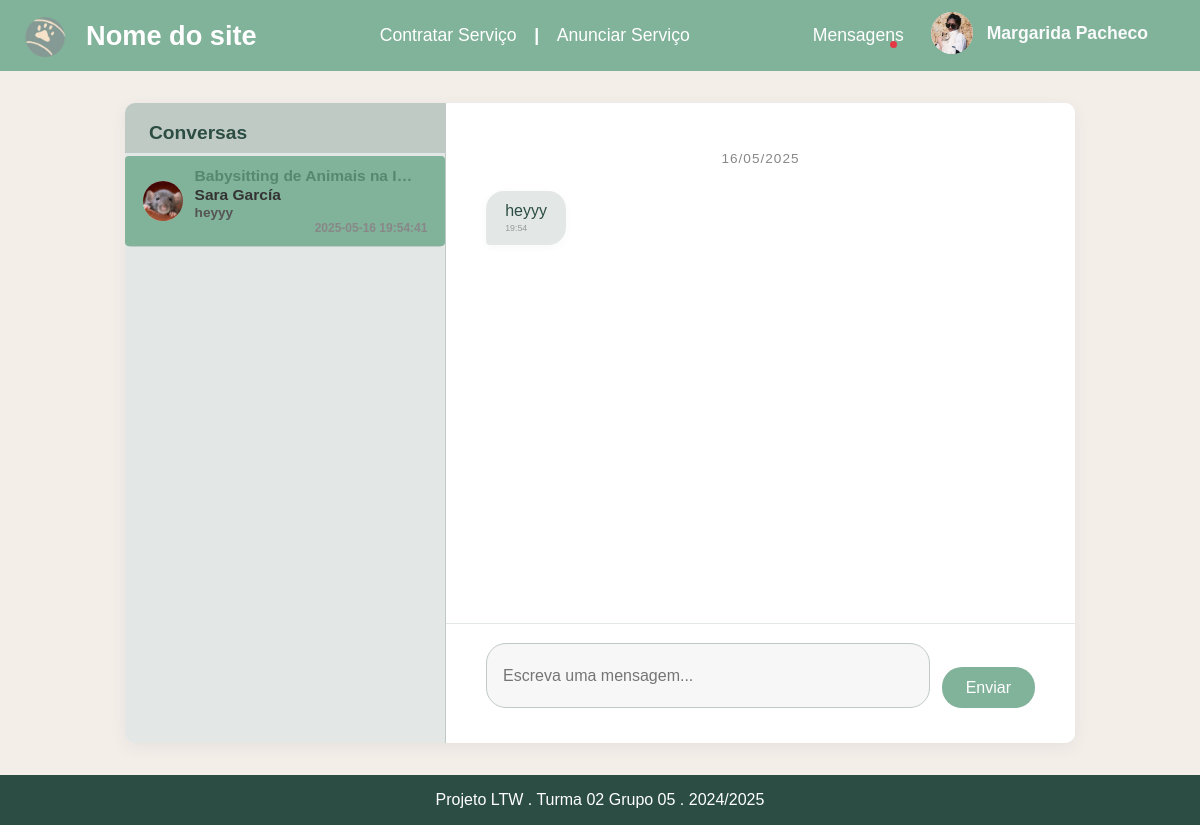
The page /pages/messages.php?ad=29&to=28 (signed in) on the database its author committed.
### tables this page shows
CREATE TABLE Ads (
    ad_id INTEGER PRIMARY KEY,
    username NVARCHAR(40) NOT NULL,
    title NVARCHAR(100) NOT NULL,
    description TEXT NOT NULL,
    image_path NVARCHAR(255),
    price DECIMAL(10,2) NOT NULL,
    price_period NVARCHAR(20) NOT NULL,
    created_at TIMESTAMP DEFAULT CURRENT_TIMESTAMP,
    FOREIGN KEY (username) REFERENCES Users(username) ON DELETE CASCADE
);

CREATE TABLE Messages (message_id INTEGER PRIMARY KEY AUTOINCREMENT, from_user_id REFERENCES Users (user_id) ON DELETE CASCADE ON UPDATE CASCADE, to_user_id REFERENCES Users (user_id) ON DELETE CASCADE ON UPDATE CASCADE, text TEXT, sent_at TIMESTAMP DEFAULT (CURRENT_TIMESTAMP), is_read BOOLEAN DEFAULT (0), ad_id REFERENCES Ads (ad_id));

### pages/messages.php (called while the page is built, shortened)
<?php
require_once('../templates/layout.php');
require_once('../templates/messages.php');
$db = getDatabaseConnection();
$currentUserId = $_SESSION['user_id'];
$selectedAdId = isset($_GET['ad']) ? intval($_GET['ad']) : null;
$selectedUserId = isset($_GET['to']) ? intval($_GET['to']) : null;
$stmt = $db->prepare('
    SELECT DISTINCT
        CASE
            WHEN from_user_id = :user_id THEN to_user_id
            ELSE from_user_id
        END AS user_id,
        u.username,
        u.name,
        u.profile_photo,
        a.ad_id,
        a.title AS ad_title,
        (SELECT text FROM Messages m2 WHERE (m2.from_user_id = :user_id OR m2.to_user_id = :user_id) AND m2.ad_id = a.ad_id AND (m2.from_user_id = u.user_id OR m2.to_user_id = u.user_id) ORDER BY m2.sent_at DESC LIMIT 1) AS last_message,
        (SELECT sent_at FROM Messages m2 WHERE (m2.from_user_id = :user_id OR m2.to_user_id = :user_id) AND m2.ad_id = a.ad_id AND (m2.from_user_id = u.user_id OR m2.to_user_id = u.user_id) ORDER BY m2.sent_at DESC LIMIT 1) AS last_time
    FROM Messages m
    JOIN Users u ON u.user_id = CASE WHEN m.from_user_id = :user_id THEN m.to_user_id ELSE m.from_user_id END
    JOIN Ads a ON a.ad_id = m.ad_id
    WHERE m.from_user_id = :user_id OR m.to_user_id = :user_id
    ORDER BY last_time DESC
');
$stmt->execute([':user_id' => $currentUserId]);
$chats = $stmt->fetchAll(PDO::FETCH_ASSOC);
$messages = [];
if ($selectedAdId && $selectedUserId) {
    $stmt = $db->prepare('
        SELECT * FROM Messages
        WHERE ad_id = ? AND ((from_user_id = ? AND to_user_id = ?) OR (from_user_id = ? AND to_user_id = ?))
        ORDER BY sent_at ASC
    ');
    $stmt->execute([$selectedAdId, $currentUserId, $selectedUserId, $selectedUserId, $currentUserId]);
    $messages = $stmt->fetchAll(PDO::FETCH_ASSOC);
}
drawMensagens($chats, $messages, $selectedAdId, $selectedUserId);
?>

### templates/messages.php (the view, shortened to what this page needs)
<link rel="stylesheet" href="../stylesheets/style.css">
<?php function drawMensagens(array $chats, array $messages, ?int $selectedAdId, ?int $selectedUserId): void { ?>
<div class="chat-container">
  <aside class="chat-list">
    <h2>Conversas</h2>
    <ul>
      <?php foreach ($chats as $chat): ?>
        <li class="<?= $selectedAdId === $chat['ad_id'] && $selectedUserId === $chat['user_id'] ? 'active' : '' ?>">
          <a class="profile-link<?= ($selectedAdId == $chat['ad_id'] && $selectedUserId == $chat['user_id']) ? ' active' : '' ?>"
             href="../pages/messages.php?ad=<?= htmlspecialchars((string)$chat['ad_id']) ?>&to=<?= htmlspecialchars((string)$chat['user_id']) ?>">
            <div style="display: flex; align-items: center; gap: 12px;">
              <img src="<?= htmlspecialchars(str_replace('./', '../', $chat['profile_photo'] ?? '../resources/default_profile.png')) ?>" alt="Foto de perfil" style="width:40px; height:40px; border-radius:50%; object-fit:cover; background:#e0e0e0;">
              <div style="flex:1;">
                <strong><?= htmlspecialchars($chat['ad_title']) ?></strong>
                <div style="font-size:0.97em; color:#333;">
                  <?= htmlspecialchars($chat['name']) ?> <span style="color:#81B29A;"></span>
                </div>
                <div class="chat-last-message"><?= htmlspecialchars($chat['last_message']) ?></div>
                <div class="chat-last-time"><?= htmlspecialchars($chat['last_time']) ?></div>
              </div>
            </div>
          </a>
        </li>
      <?php endforeach; ?>
    </ul>
  </aside>
  <section class="chat-messages">
    <?php if ($selectedAdId && $selectedUserId): ?>
      <div class="messages-list">
        <?php
          $lastDate = null;
        ?>
        <?php foreach ($messages as $i => $msg):
          $msgDate = (new DateTime($msg['sent_at']))->format('d/m/Y');
          $msgHour = (new DateTime($msg['sent_at']))->format('H:i');
          if ($msgDate !== $lastDate):
        ?>
          <div class="message-date-header"><?= htmlspecialchars($msgDate) ?></div>
        <?php
            $lastDate = $msgDate;
          endif;
        ?>
          <div class="message <?= $msg['from_user_id'] == $_SESSION['user_id'] ? 'sent' : 'received' ?>">
            <span><?= htmlspecialchars($msg['text']) ?></span>
            <div class="message-time"><?= htmlspecialchars($msgHour) ?></div>
          </div>
        <?php endforeach; ?>
      </div>
      <form class="send-message-form" action="../actions/action_sendMessage.php" method="post">
        <input type="text" name="message" placeholder="Escreva uma mensagem..." required autocomplete="off">
        <button type="submit">Enviar</button>
      </form>
    <?php else: ?>
      <div class="no-chat-selected">Selecione uma conversa para começar</div>
    <?php endif; ?>
  </section>
</div>
<?php } ?>

### stylesheets/style.css (style rules this page uses)
body { font-family: sans-serif; margin: 0; padding: 0; background-color: #f4eee9; color: #333; height: 100%; display: flex; flex-direction: column; }
a { text-decoration: none; color:white; }
button[type="submit"] { margin-top: 1.5em; }
.profile-link { display: inline-block; margin-top: 8px; padding: 8px 18px; background-color: #81B29A; color: #fff !important; border-radius: 4px; font-weight: bold; text-decoration: none; transition: background 0.2s; }
.chat-container { display: flex; height: 80vh; max-height: 700px; background: #f7f7f7; border-radius: 10px; box-shadow: 0 4px 16px rgba(44, 77, 67, 0.07); overflow: hidden; margin: 2rem auto; max-width: 950px; }
.chat-list { width: 320px; background: #e3e7e5; border-right: 1px solid #c0cac5; padding: 0; display: flex; flex-direction: column; overflow-y: auto; }
.chat-list h2 { padding: 1.2rem 1.5rem 0.5rem 1.5rem; margin: 0; font-size: 1.2rem; color: #2b4d43; background: #c0cac5; border-bottom: 1px solid #c0cac5; }
.chat-list ul { list-style: none; margin: 3px 0 0 0; padding: 0; display: flex; flex-direction: column; gap: 2px; }
.chat-list li { border-bottom: 1px solid #c0cac5; margin: 0; padding: 0; background: #e3e7e5; min-height: 54px; border-radius: 6px; }
.chat-list a.profile-link { display: block; padding: 0.7rem 1.1rem; color: #2b4d43; text-decoration: none; transition: background 0.2s; margin: 0; }
.chat-list .ad-title, .chat-list strong { font-size: 0.97em; font-weight: 600; color: #568870; margin-bottom: 0; line-height: 1.2; white-space: nowrap; overflow: hidden; text-overflow: ellipsis; max-width: 220px; display: block; }
.chat-list .chat-last-message { font-size: 0.85em; color: #555; margin-top: 0.1em; white-space: nowrap; overflow: hidden; text-overflow: ellipsis; }
.chat-list .chat-last-time { font-size: 0.75em; color: #888; margin-top: 0.05em; text-align: right; margin-left: auto; min-width: 48px; }
.chat-messages { flex: 1; display: flex; flex-direction: column; background: #fff; padding: 0; position: relative; min-width: 0; }
.messages-list { flex: 1; overflow-y: auto; padding: 2rem 2.5rem 1rem 2.5rem; display: flex; flex-direction: column; gap: 1.1rem; }
.message { max-width: 65%; padding: 0.7em 1.2em; border-radius: 18px; font-size: 1em; position: relative; word-break: break-word; box-shadow: 0 2px 8px rgba(44, 77, 67, 0.04); }
.message.received { align-self: flex-start; background: #e3e7e5; color: #2b4d43; border-bottom-left-radius: 4px; }
.message-time { font-size: 0.55em; opacity: 0.8; margin-top: 0.4em; display: block; clear: both; }
.message.received .message-time { color: #888; text-align: left; float: none; margin-right: 0; margin-left: 0; }
.message-date-header { text-align: center; font-size: 0.85em; color: #888; margin: 1.2em 0 0.5em 0; font-weight: normal; letter-spacing: 1px; }
.send-message-form { display: flex; gap: 0.7em; padding: 1.2rem 2.5rem; border-top: 1px solid #e3e7e5; background: #fff; }
.send-message-form input[type="text"] { flex: 1; padding: 0.7em 1em; border: 1px solid #c0cac5; border-radius: 20px; font-size: 1em; outline: none; background: #f7f7f7; }
.send-message-form button { background: #81B29A; color: #fff; border: none; border-radius: 20px; padding: 0.7em 1.5em; font-size: 1em; cursor: pointer; transition: background 0.2s; }

### rows shown on the page
ads: title "Babysitting de Animais na I…", name "Sara García", last_message "heyyy", last_time "2025-05-16 19:54:41"
messages: sent_at "16/05/2025", text "heyyy", sent_at "19:54"

### other values the page prints
$_SESSION['name'] "Margarida Pacheco"
